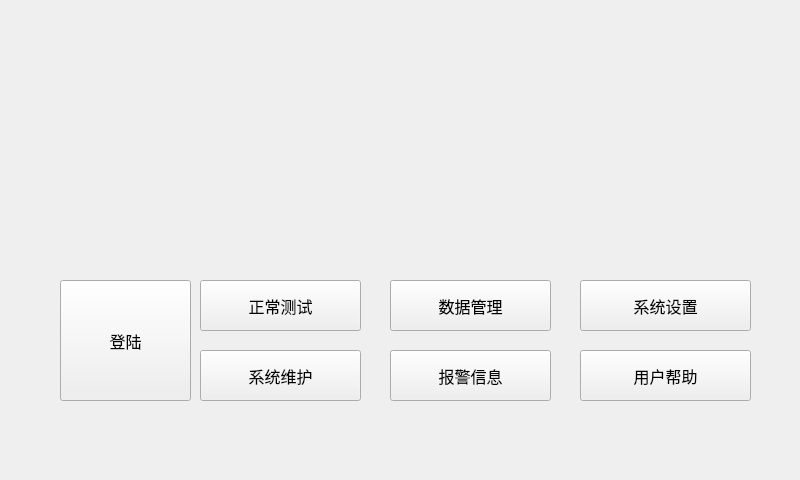
<?xml version="1.0" encoding="UTF-8"?>
<ui version="4.0">
 <class>MainWindow</class>
 <widget class="QMainWindow" name="MainWindow">
  <property name="geometry">
   <rect>
    <x>0</x>
    <y>0</y>
    <width>800</width>
    <height>480</height>
   </rect>
  </property>
  <property name="sizePolicy">
   <sizepolicy hsizetype="Preferred" vsizetype="Preferred">
    <horstretch>0</horstretch>
    <verstretch>0</verstretch>
   </sizepolicy>
  </property>
  <property name="windowTitle">
   <string>MainWindow</string>
  </property>
  <property name="styleSheet">
   <string notr="true">background-image: url(:/image/image/plc/main.png);</string>
  </property>
  <property name="iconSize">
   <size>
    <width>24</width>
    <height>24</height>
   </size>
  </property>
  <property name="animated">
   <bool>true</bool>
  </property>
  <widget class="QWidget" name="centralWidget">
   <widget class="QPushButton" name="pb_TestSt">
    <property name="geometry">
     <rect>
      <x>200</x>
      <y>280</y>
      <width>161</width>
      <height>51</height>
     </rect>
    </property>
    <property name="font">
     <font>
      <family>Agency FB</family>
      <pointsize>12</pointsize>
     </font>
    </property>
    <property name="styleSheet">
     <string notr="true">background-image: url(:/image/image/button_key_num.png);
border-image: url(:/image/image/button_key_num.png);</string>
    </property>
    <property name="text">
     <string>正常测试</string>
    </property>
   </widget>
   <widget class="QPushButton" name="pb_dataManage">
    <property name="geometry">
     <rect>
      <x>390</x>
      <y>280</y>
      <width>161</width>
      <height>51</height>
     </rect>
    </property>
    <property name="font">
     <font>
      <family>Agency FB</family>
      <pointsize>12</pointsize>
     </font>
    </property>
    <property name="styleSheet">
     <string notr="true">border-image: url(:/image/image/button_key_num.png);</string>
    </property>
    <property name="text">
     <string>数据管理</string>
    </property>
   </widget>
   <widget class="QPushButton" name="pb_setting">
    <property name="geometry">
     <rect>
      <x>580</x>
      <y>280</y>
      <width>171</width>
      <height>51</height>
     </rect>
    </property>
    <property name="font">
     <font>
      <family>Agency FB</family>
      <pointsize>12</pointsize>
     </font>
    </property>
    <property name="styleSheet">
     <string notr="true">border-image: url(:/image/image/button_key_num.png);</string>
    </property>
    <property name="text">
     <string>系统设置</string>
    </property>
   </widget>
   <widget class="QPushButton" name="pb_debug">
    <property name="geometry">
     <rect>
      <x>200</x>
      <y>350</y>
      <width>161</width>
      <height>51</height>
     </rect>
    </property>
    <property name="font">
     <font>
      <family>Agency FB</family>
      <pointsize>12</pointsize>
     </font>
    </property>
    <property name="styleSheet">
     <string notr="true">border-image: url(:/image/image/button_key_num.png);</string>
    </property>
    <property name="text">
     <string>系统维护</string>
    </property>
   </widget>
   <widget class="QPushButton" name="pb_warring">
    <property name="geometry">
     <rect>
      <x>390</x>
      <y>350</y>
      <width>161</width>
      <height>51</height>
     </rect>
    </property>
    <property name="font">
     <font>
      <family>Agency FB</family>
      <pointsize>12</pointsize>
     </font>
    </property>
    <property name="styleSheet">
     <string notr="true">border-image: url(:/image/image/button_key_num.png);</string>
    </property>
    <property name="text">
     <string>报警信息</string>
    </property>
   </widget>
   <widget class="QPushButton" name="pb_help">
    <property name="geometry">
     <rect>
      <x>580</x>
      <y>350</y>
      <width>171</width>
      <height>51</height>
     </rect>
    </property>
    <property name="font">
     <font>
      <family>Agency FB</family>
      <pointsize>12</pointsize>
     </font>
    </property>
    <property name="styleSheet">
     <string notr="true">border-image: url(:/image/image/button_key_num.png);</string>
    </property>
    <property name="text">
     <string>用户帮助</string>
    </property>
   </widget>
   <widget class="QPushButton" name="pb_login">
    <property name="geometry">
     <rect>
      <x>60</x>
      <y>280</y>
      <width>131</width>
      <height>121</height>
     </rect>
    </property>
    <property name="font">
     <font>
      <family>Agency FB</family>
      <pointsize>12</pointsize>
     </font>
    </property>
    <property name="styleSheet">
     <string notr="true">background-image: url(:/image/image/button_key_backenter.png);
border-image: url(:/image/image/button_key_backenter.png);</string>
    </property>
    <property name="text">
     <string>登陆</string>
    </property>
   </widget>
  </widget>
 </widget>
 <layoutdefault spacing="6" margin="11"/>
 <resources/>
 <connections/>
</ui>
